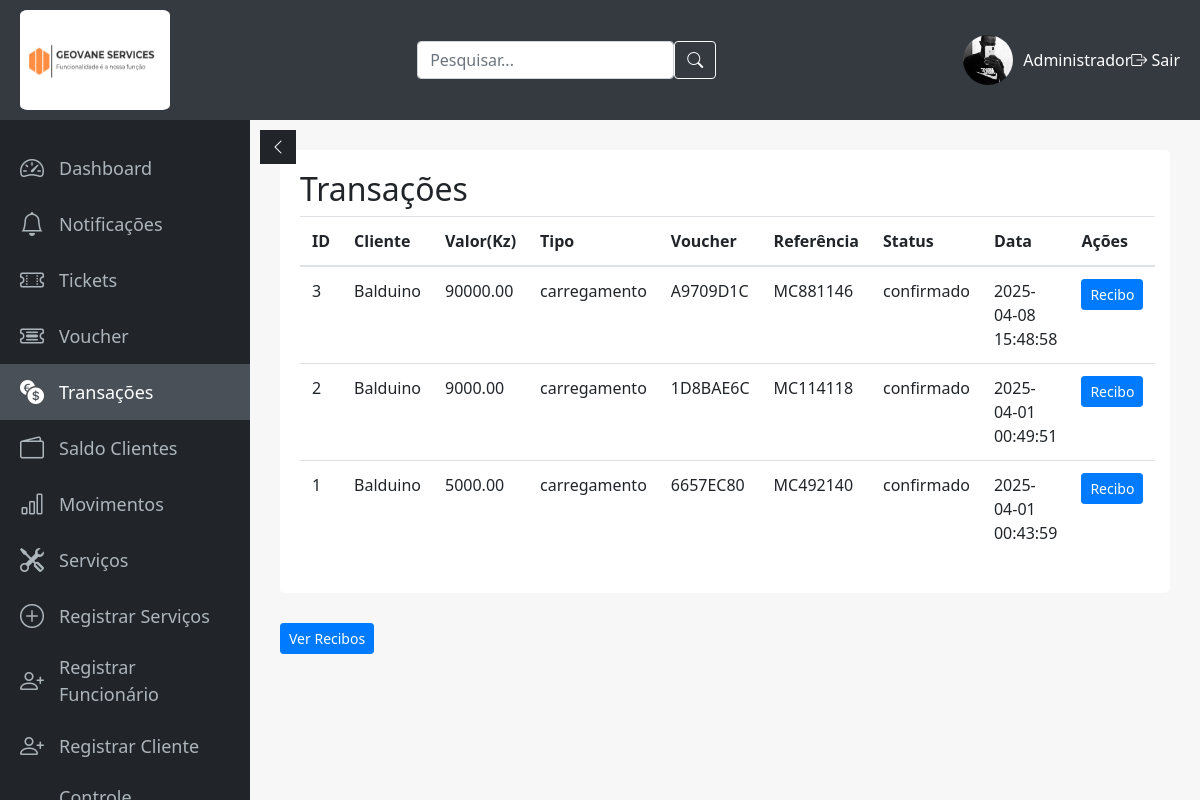
/admin/transacoes_admin.php (signed in), run on the app's committed database.
### tables this page shows
CREATE TABLE IF NOT EXISTS `funcionario` (
  `id_funcionario` int NOT NULL AUTO_INCREMENT,
  `nome` varchar(100) DEFAULT NULL,
  `sobrenome` varchar(100) DEFAULT NULL,
  `docId` varchar(20) DEFAULT NULL,
  `email` varchar(100) DEFAULT NULL,
  `telefone` varchar(20) DEFAULT NULL,
  `data_nasc` date DEFAULT NULL,
  `sexo` enum('masculino',' feminino') DEFAULT NULL,
  `endereco` varchar(255) DEFAULT NULL,
  `usuario` varchar(50) DEFAULT NULL,
  `senha` varchar(255) DEFAULT NULL,
  `conf_senha` varchar(255) DEFAULT NULL,
  `acesso` enum('funcionario','administrador') DEFAULT NULL,
  `tipo_contrato` varchar(50) NOT NULL,
  `data_contratacao` date NOT NULL,
  `id_cliente` int DEFAULT NULL,
  `imagem_perfil` varchar(255) DEFAULT NULL,
  `data_criacao` timestamp NULL DEFAULT CURRENT_TIMESTAMP,
  `menu_permissions` text,
  PRIMARY KEY (`id_funcionario`),
  KEY `id_cliente` (`id_cliente`)
);

CREATE TABLE IF NOT EXISTS `transacoes` (
  `id` int NOT NULL AUTO_INCREMENT,
  `id_cliente` int NOT NULL,
  `valor` decimal(10,2) NOT NULL,
  `tipo` enum('carregamento','pedido') NOT NULL,
  `voucher` varchar(50) DEFAULT NULL,
  `referencia_multicaixa` varchar(50) DEFAULT NULL,
  `status` enum('pendente','confirmado','falhou') NOT NULL DEFAULT 'pendente',
  `data` timestamp NULL DEFAULT CURRENT_TIMESTAMP,
  PRIMARY KEY (`id`),
  KEY `id_cliente` (`id_cliente`)
);

CREATE TABLE IF NOT EXISTS `cliente` (
  `id_cliente` int NOT NULL AUTO_INCREMENT,
  `nome` varchar(100) DEFAULT NULL,
  `sobrenome` varchar(100) DEFAULT NULL,
  `docId` varchar(20) DEFAULT NULL,
  `email` varchar(100) DEFAULT NULL,
  `telefone` varchar(20) DEFAULT NULL,
  `data_nasc` date DEFAULT NULL,
  `sexo` enum('masculino',' feminino') DEFAULT NULL,
  `endereco` varchar(255) DEFAULT NULL,
  `senha` varchar(255) DEFAULT NULL,
  `conf_senha` varchar(255) DEFAULT NULL,
  `imagem_perfil` varchar(255) DEFAULT NULL,
  `id_funcionario` int DEFAULT NULL,
  `saldo` decimal(10,2) NOT NULL DEFAULT '0.00',
  PRIMARY KEY (`id_cliente`),
  KEY `id_funcionario` (`id_funcionario`)
);

### admin/verifyadm.php (called while the page is built, shortened)
<?php
    $nomeUsuario = $_SESSION['usuario'];
?>

### admin/transacoes_admin.php (the view, shortened to what this page needs)
<?php
require './verifyadm.php';
require '../conexao.php';
$id_funcionario = $_SESSION['id_funcionario'];
$sql = "SELECT imagem_perfil FROM Funcionario WHERE id_funcionario = $id_funcionario";
$result = $conexao->query($sql);
$funcionario = $result->fetch_assoc();
if (isset($_FILES['imagem']) && $_FILES['imagem']['error'] === 0) {
    $imagem = $_FILES['imagem'];
    $nomeArquivo = time() . '_' . $imagem['name'];
    $destino = '../upload/imagens_perfil/' . $nomeArquivo;
    if (move_uploaded_file($imagem['tmp_name'], $destino)) {
        $imagemPerfil = $nomeArquivo;
    } else {
        $erro .= "Erro ao mover o arquivo de imagem. ";
        $imagemPerfil = $funcionario['imagem_perfil'];
    }
} else {
    $imagemPerfil = $funcionario['imagem_perfil'];
}
$query = "SELECT t.*, c.nome AS cliente_nome FROM transacoes t INNER JOIN Cliente c ON t.id_cliente = c.id_cliente ORDER BY t.data DESC";
$result = $conexao->query($query);
?>
<!DOCTYPE html>
<html lang="pt-br">
<head>
    <link rel="stylesheet" href="https://maxcdn.bootstrapcdn.com/bootstrap/4.5.2/css/bootstrap.min.css">
    <link rel="stylesheet" href="https://cdn.jsdelivr.net/npm/bootstrap-icons@1.11.3/font/bootstrap-icons.min.css">
</head>
<body>
    <div class="topbar">
        <div class="logo">
            <img src="../assets/logo.png" alt="Logo">
        </div>
        <div class="search-box">
            <form action="search.php" method="GET" class="d-flex">
                <input type="text" name="query" placeholder="Pesquisar..." class="form-control me-2">
                <button type="submit" class="btn btn-outline-light"><i class="bi bi-search"></i></button>
            </form>
        </div>
        <div class="user-info">
            <a href="perfil.php"><img src="../upload/imagens_perfil/<?php echo $imagemPerfil; ?>" alt="Perfil"></a>
            <span><?php echo $nomeUsuario; ?></span>
            <a href="logout.php" class="ms-3 text-white"><i class="bi bi-box-arrow-right"></i> Sair</a>
        </div>
    </div>
    <div class="sidebar" id="sidebar">
        <a href="dashboard_admin.php" title="Dashboard"><i class="bi bi-speedometer2"></i><span class="menu-text">Dashboard</span></a>
        <a href="enviar_notificacao.php"><i class="bi bi-bell"></i><span class="menu-text">Notificações</span></a>
        <a href="admin_tickets.php"><i class="bi bi-ticket-perforated"></i><span class="menu-text">Tickets</span></a>
        <a href="gerar_voucher.php"><i class="bi bi-ticket-detailed"></i><span class="menu-text">Voucher</span></a>
        <a href="transacoes_admin.php"><i class="bi bi-currency-exchange"></i><span class="menu-text">Transações</span></a>
        <a href="saldo_clientes.php"><i class="bi bi-wallet2"></i><span class="menu-text">Saldo Clientes</span></a>
        <a href="movimentos_cliente.php"><i class="bi bi-bar-chart"></i><span class="menu-text">Movimentos</span></a>
        <a href="exibirServicos.php"><i class="bi bi-tools"></i><span class="menu-text">Serviços</span></a>
        <a href="cadastrarServico.php"><i class="bi bi-plus-circle"></i><span class="menu-text">Registrar Serviços</span></a>
        <a href="registroFun.php"><i class="bi bi-person-plus"></i><span class="menu-text">Registrar Funcionário</span></a>
        <a href="registroCliente.php"><i class="bi bi-person-plus"></i><span class="menu-text">Registrar Cliente</span></a>
        <a href="controlFunci.php"><i class="bi bi-people"></i><span class="menu-text">Controle Funcionário</span></a>
    </div>
    <button class="toggle-btn" id="toggleBtn"><i class="bi bi-chevron-left"></i></button>
    <div class="content">
        <div class="table-status">
            <h2>Transações</h2>
            <table class="table table-stricked">
                <thead>
                    <tr>
                        <th>ID</th>
                        <th>Cliente</th>
                        <th>Valor(Kz)</th>
                        <th>Tipo</th>
                        <th>Voucher</th>
                        <th>Referência</th>
                        <th>Status</th>
                        <th>Data</th>
                        <th>Ações</th>
                    </tr>
                </thead>
                <tbody>
                    <?php while($row = $result->fetch_assoc()): ?>
                    <tr>
                        <td><?php echo $row['id']; ?></td>
                        <td><?php echo $row['cliente_nome']; ?></td>
                        <td><?php echo $row['valor']; ?></td>
                        <td><?php echo $row['tipo']; ?></td>
                        <td><?php echo $row['voucher']; ?></td>
                        <td><?php echo $row['referencia_multicaixa']; ?></td>
                        <td><?php echo $row['status']; ?></td>
                        <td><?php echo $row['data']; ?></td>
                        <td>
                            <?php if ($row['tipo'] == 'carregamento' && $row['status'] == 'confirmado'): ?>
                                <a href="receipt.php?id=<?php echo $row['id']; ?>" class="btn btn-primary btn-sm" target="_blank">Recibo</a>
                            <?php elseif ($row['tipo'] == 'carregamento' && $row['status'] == 'pendente'): ?>
                                <a href="transacoes_admin.php?confirmar=1&id=<?php echo $row['id']; ?>" class="btn btn-success btn-sm">Confirmar</a>
                            <?php endif; ?>
                        </td>
                    </tr>
                    <?php endwhile; ?>
                </tbody>
            </table>
        </div>
        <a href="lista_recibos.php" class="btn btn-primary btn-sm">Ver Recibos</a>
    </div>
</body>
</html>

### admin/transacoes_admin.php (style rules this page uses)
body { font-family: 'Segoe UI', Tahoma, Geneva, Verdana, sans-serif; background-color: #f7f7f7; margin: 0; padding: 0; }
.topbar { display: flex; justify-content: space-between; align-items: center; background: #343a40; color: #fff; padding: 10px 20px; position: fixed; top: 0; width: 100%; z-index: 1100; height: 120px; }
.topbar .logo img { width: 150px; height: 100px; border-radius: 5%; }
.topbar .user-info { display: flex; align-items: center; }
.topbar .user-info img { width: 50px; height: 50px; border-radius: 50%; object-fit: cover; margin-right: 10px; }
.sidebar { width: 250px; background: #212529; position: fixed; top: 120px; bottom: 0; left: 0; padding: 20px 0; transition: width 0.3s; overflow-x: hidden; z-index: 1050; }
.sidebar a { display: flex; align-items: center; color: #adb5bd; padding: 10px 20px; text-decoration: none; font-size: 18px; transition: background 0.3s, color 0.3s; }
.sidebar a.active, .sidebar a:hover { background: #495057; color: #fff; }
.sidebar a i { font-size: 1.5rem; margin-right: 15px; transition: margin 0.3s; }
.content { margin-top: 50px; margin-left: 250px; padding: 100px 30px 30px; transition: margin-left 0.3s; }
.toggle-btn { position: fixed; top: 130px; left: 260px; z-index: 1200; background: #212529; color: #fff; border: none; padding: 5px 10px; cursor: pointer; transition: left 0.3s; }
.table-status { background: white; border-radius: 5px; padding: 20px; margin-bottom: 30px; }

### data on the page
funcionario: imagem_perfil (picture)
transacoes: id "3", id_cliente.nome "Balduino", valor "90000.00", tipo "carregamento", voucher "A9709D1C", referencia_multicaixa "MC881146", status "confirmado", data "2025-04-08 15:48:58"
transacoes: id "2", id_cliente.nome "Balduino", valor "9000.00", tipo "carregamento", voucher "1D8BAE6C", referencia_multicaixa "MC114118", status "confirmado", data "2025-04-01 00:49:51"
transacoes: id "1", id_cliente.nome "Balduino", valor "5000.00", tipo "carregamento", voucher "6657EC80", referencia_multicaixa "MC492140", status "confirmado", data "2025-04-01 00:43:59"

### other printed values
$nomeUsuario "Administrador"
